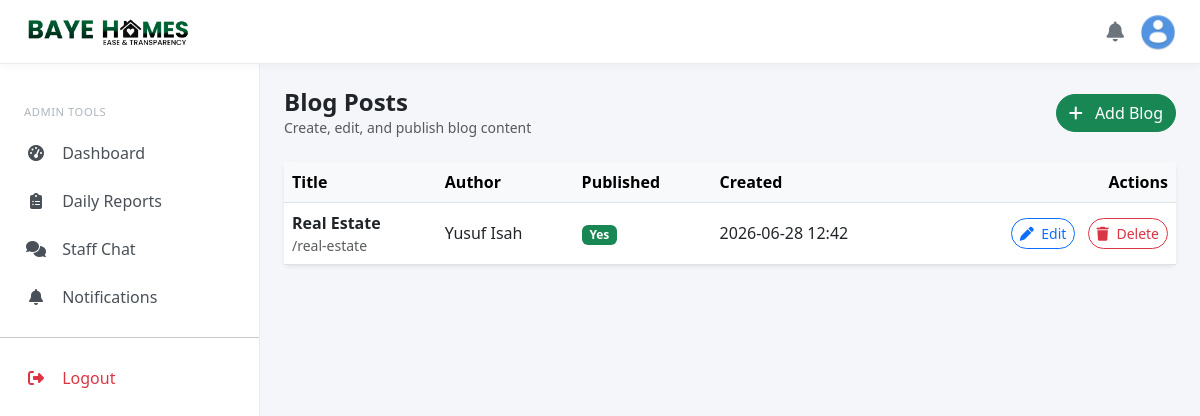
The app's page /admin/blog (signed in) with its own data.
### models.py (models this page shows)
class BlogPost(db.Model):
    __tablename__ = 'blog_posts'
    id = db.Column(db.String(36), primary_key=True, default=generate_uuid)
    title = db.Column(db.String(200), nullable=False)
    slug = db.Column(db.String(200), unique=True, nullable=False)
    excerpt = db.Column(db.Text)
    content = db.Column(db.Text, nullable=False)
    author = db.Column(db.String(100))
    image = db.Column(db.String(255))
    views = db.Column(db.Integer, default=0)
    is_published = db.Column(db.Boolean, default=True)
    created_at = db.Column(db.DateTime, default=datetime.now(timezone.utc))
    updated_at = db.Column(db.DateTime, default=datetime.now(timezone.utc), onupdate=datetime.now(timezone.utc))

### blueprints/admin.py (the view)
@admin_bp.route('/blog')
@login_required
def blog_posts():
    posts = BlogPost.query.order_by(db.desc(BlogPost.created_at)).all()
    return render_template('admin/blog.html', posts=posts)

### models.py (called while the page is built)
    def get_full_name(self):
        return f"{self.first_name or ''} {self.last_name or ''}".strip() or self.username or self.email

    def is_admin_user(self):
        return self.role == UserRole.ADMIN

### templates/admin/blog.html (shortened to what this page needs)
{% extends "admin/base_admin.html" %}
{% block content %}
<div class="container-fluid px-0">
    <div class="d-flex justify-content-between align-items-center mb-4">
        <div>
            <h4 class="fw-bold mb-0">Blog Posts</h4>
            <div class="text-muted small">Create, edit, and publish blog content</div>
        </div>
        <a class="btn btn-success rounded-pill" href="{{ url_for('admin.add_blog') }}">
            <i class="fas fa-plus me-2"></i> Add Blog
        </a>
    </div>
    <div class="card border-0 shadow-sm">
        <div class="card-body p-0">
            <div class="table-responsive">
                <table class="table table-hover align-middle mb-0">
                    <thead class="table-light">
                        <tr>
                            <th>Title</th>
                            <th>Author</th>
                            <th class="text-nowrap">Published</th>
                            <th class="text-nowrap">Created</th>
                            <th class="text-end">Actions</th>
                        </tr>
                    </thead>
                    <tbody>
                        {% for post in posts %}
                            <tr>
                                <td>
                                    <div class="fw-semibold">{{ post.title }}</div>
                                    <div class="text-muted small">
                                        {% if post.slug %} /{{ post.slug }}{% endif %}
                                    </div>
                                </td>
                                <td>{{ post.author or '—' }}</td>
                                <td class="text-nowrap">
                                    {% if post.is_published %}
                                        <span class="badge bg-success">Yes</span>
                                    {% else %}
                                        <span class="badge bg-secondary">No</span>
                                    {% endif %}
                                </td>
                                <td class="text-nowrap">
                                    {{ post.created_at.strftime('%Y-%m-%d %H:%M') if post.created_at else '—' }}
                                </td>
                                <td class="text-end text-nowrap">
                                    <a class="btn btn-sm btn-outline-primary rounded-pill"
                                       href="{{ url_for('admin.edit_blog', id=post.id) }}">
                                        <i class="fas fa-pen me-1"></i> Edit
                                    </a>
                                    <a class="btn btn-sm btn-outline-danger rounded-pill ms-2"
                                       href="{{ url_for('admin.delete_blog', id=post.id) }}"
                                       onclick="return confirm('Delete this blog post? This cannot be undone.');">
                                        <i class="fas fa-trash me-1"></i> Delete
                                    </a>
                                </td>
                            </tr>
                        {% else %}
                            <tr>
                                <td colspan="5" class="text-center text-muted py-5">
                                    No blog posts found.
                                </td>
                            </tr>
                        {% endfor %}
                    </tbody>
                </table>
            </div>
        </div>
    </div>
</div>
{% endblock %}

### templates/admin/base_admin.html (style rules this page uses)
:root { --bh-green: #04AB5E; --bh-sidebar-width: 260px; --bh-topbar-height: 64px; }
body { padding-top: var(--bh-topbar-height); background: #f4f6f9; overflow-x: hidden; }

### records on screen
BlogPost: title "Real Estate", slug "real-estate", author "Yusuf Isah", is_published "Yes", created_at "2026-06-28 12:42"
